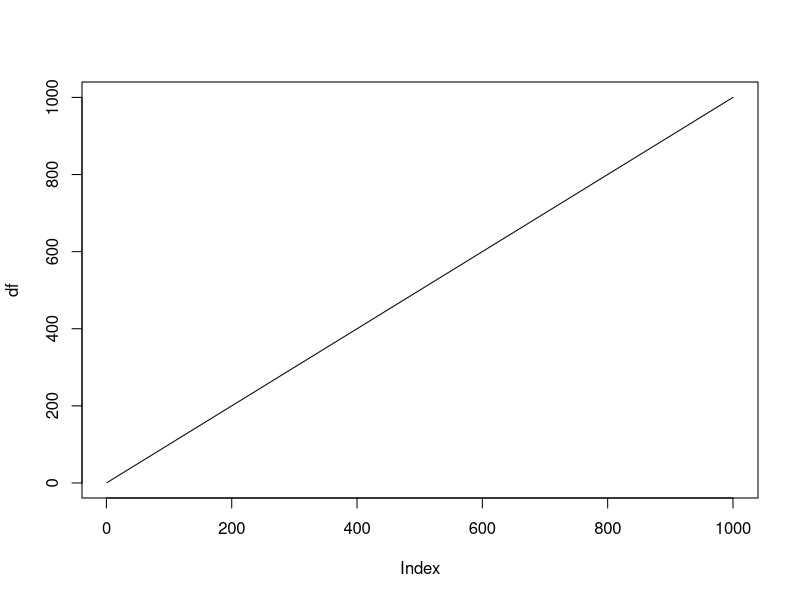

The R source for this figure: (Note: this script raises an error after producing the figure.)
library(dplyr)
# Let's practice! 

# Ex 1. Generate a sequence of numbers from 1 to 1000 and save to a variable.
df = seq(1,1000)
df = 1:1000

# Plot df in a line chart.
plot(df, type='l')

# Compute the log of the 6th highest value. Hint: you could use order() to order a variable.
log(df[order(-df)][6])

sort(df, decreasing = TRUE)[[6]] %>% log()

df %>% sort(decreasing = TRUE) %>% .[[6]] %>% log()


# Subtract 1 from all odd numbers. Hint: Use modulus %%. 
for(i in seq_along(df)){
  
  if(df[i] %% 2 == 1){df[i] = df[i] -1}
  
}

df[(df %% 2) == 1] = df[(df %% 2) == 1]-1

df = ifelse(df %% 2 == 1, df - 1, df)

df = sapply(df, function(x) ifelse(x %% 2 == 1, x - 1, x))


# Add dates (starting point doesn't matter as long as it's a sequence) of the same length as your variable and add them together to make a data frame. 
# Hint: use seq again. "from" doesnt matter, use length.out.
dates = seq(from = as.Date('2001-01-01'), length.out = length(df), by= "week")
df = data.frame("date" = dates, "y" = df)

df = data.frame("date" = seq(from = as.Date('2001-01-01'), length.out = length(df), by= "week"),
                "y" = df)


df = data.frame("y" = df) %>%
     dplyr::mutate('date' = seq(from = as.Date('2001-01-01'), length.out = length(.$y), by= "week"))


# take the sqrt of the generated values.
df$y = sqrt(df$y)

df = df %>% 
     dplyr::mutate(y = sqrt(y))

df$y %$% sqrt()


# Remove all values above 15.
df = df[df$y <= 15,]

df = df %>%
     dplyr::filter(y <= 15) 

df = df %>%
     dplyr::filter(!y > 15)



# Only keep each third row (1-4-7-10-13-etc). Hint: use seq().
df = df[seq(1, nrow(df), 3),]


# Remove the top 5 values. Hint: Use order(-value)
df = df[!df$y %in% head(df$y[order(-df$y)],5),]

df = df[!df$y %in% df$y %>% sort(decreasing = TRUE) %>% .[1:5],]

df = df %>%
     dplyr::arrange(-y) %>%
     slice(-c(1:5))


# Print how many values of y are bigger than 10.
length(df$y[df$y > 10])

df %>% dplyr::filter(y > 10) %>% nrow()


# Randomly shuffle the observations over the dates. Hint: use sample() on the sequence of rows.
df$y = df$y[sample(seq_along(df$date))]
df$y = df$y[sample(1:nrow(df))]

df %>% plot(type='l', ylim = c(0,20))


# Add a column "category" to df that equals "one" if the value column is within the top 30% quantile, and "two" otherwise. Hint: use ifelse().
df$category = case_when(df$y >= quantile(df$y, 0.7) ~ "one",
                        TRUE ~ "two")

df$category = ifelse(df$y >= quantile(df$y, 0.7), "one", "two")



# Check if the sum of the values in category "one" are larger than in category "two". Try using aggregate().
aggregate(y ~ category, data = df, FUN = sum)





